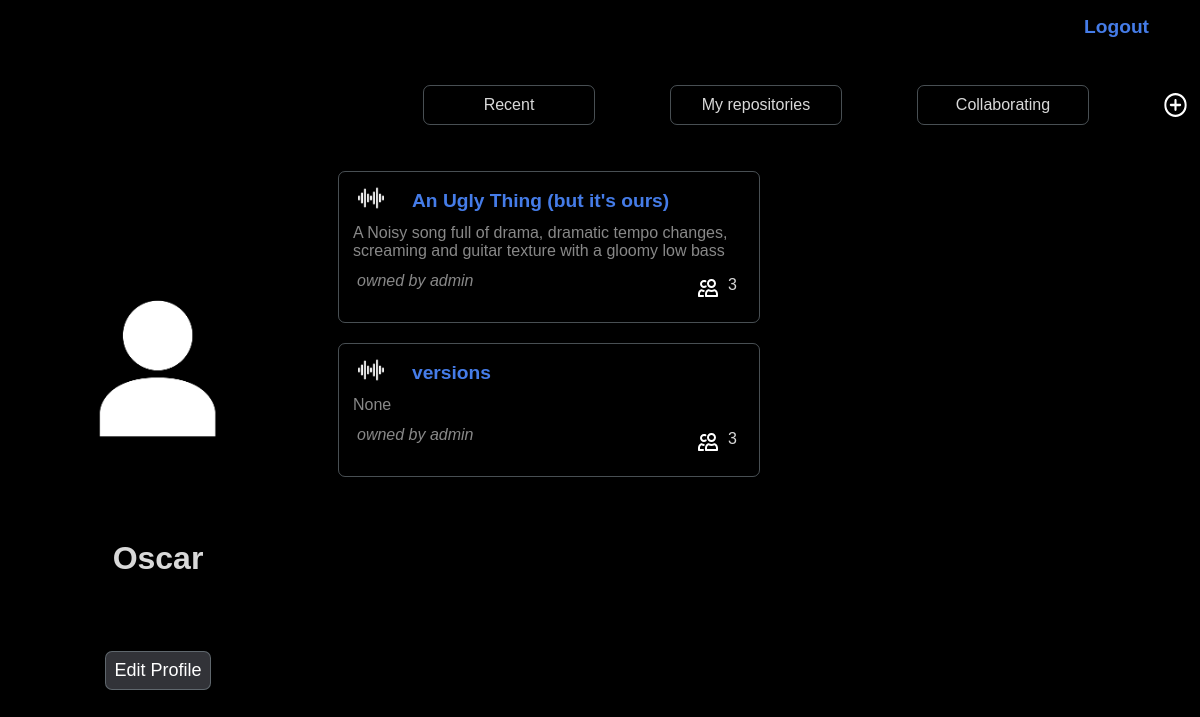
The app's page /dashboard (signed in), older data.
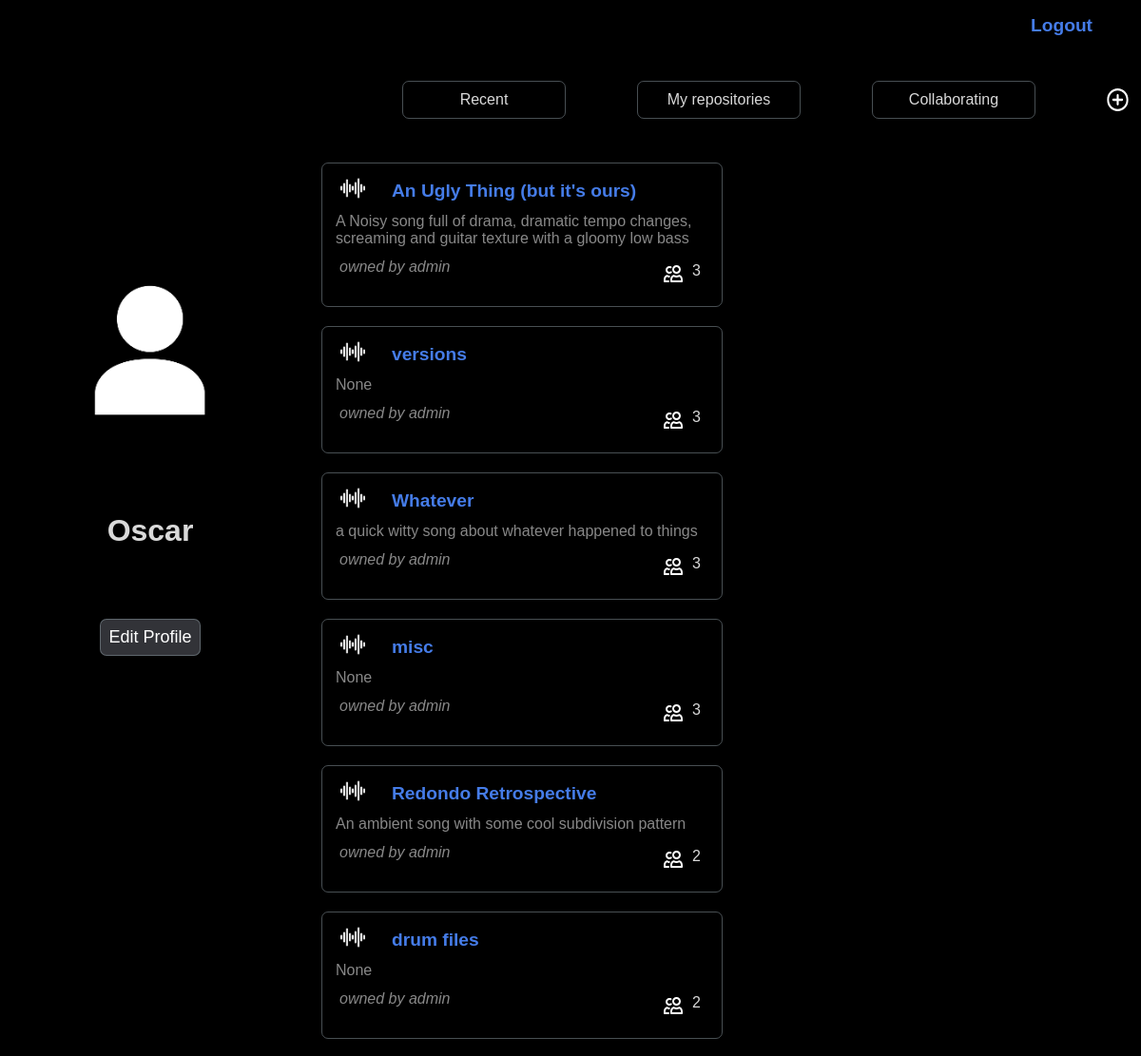
The same page, newer data.
### palinodes/models.py (models this page shows, shortened)
class User(AbstractUser):
    pass

class Directory(models.Model):
    name = models.CharField(max_length=50)
    description = models.TextField(max_length=300, blank=True, null=True)
    created = models.DateField(auto_now=True)
    owner = models.ForeignKey(User, on_delete=models.CASCADE, related_name="directories")
    collaborators = models.ManyToManyField(User, blank=True, related_name="collaborating")
    parent = models.ForeignKey("self", blank=True, null=True, on_delete=models.CASCADE, related_name="subdirectories")
    @property
    def number_of_collaborators(self):
        return self.collaborators.count()

### palinodes/views.py (the view)
# urls.py: path("dashboard", views.dashboard, name="dashboard"),
@login_required
def dashboard(request):
     return render(request, "palinodes/dashboard.html")

### palinodes/models.py (called while the page is built)
    @property
    def repositories(self):
        return Directory.objects.filter(owner=self.user, parent = None)

### palinodes/templates/palinodes/dashboard.html (shortened to what this page needs)
{% extends 'palinodes/layout.html' %}
{% load static %}
{% block body %}
<div id="profile-banner">
    {% if user.profile.avatar %}
    <img id="avatar" src={{user.profile.avatar.url}}>
    {% else %}
    <img style="background-color: black;" id="avatar" src='/media/Default-Profile-Picture.png' >
    {% endif %}
    <h1>{{user.username}}</h1>
    <button class="bordered clickable">Edit Profile</button>
</div>
<div id="repositories-list">
    <ul>
        <li class="bordered clickable" id="recent-btn">Recent</li>
        <li class="bordered clickable" id="my-repositories-btn">My repositories</li>
        <li class="bordered clickable" id="collaborating-btn">Collaborating</li>
        <li class="clickable" id="new-repository-icn" style= "width: auto; height: 24px; padding: 0px; border-radius:90%; align-self: center">
            <a href={% url 'new-repository' %}>
            </a>
        </li>
    </ul>
    <div id="repositories-container">
        {% if user.collaborating %}
            {% for repository in user.collaborating.all %}
            <div class="repositories-li collaborating-repositories bordered clickable">
                <div class="repository-link">
                    <a href={% url 'repository' repository.id %}>
                        <strong>{{repository.name}}</strong>
                    </a>
                </div>
                <p class="dash-repo-description">{{repository.description}}</p>
                <div class="dash-collaborators">
                    <p class="dash-repo-owner-name">owned by {{repository.owner.username}}</p>
                    <div>
                        <p>{{repository.number_of_collaborators}}</p>
                    </div>
                </div>
            </div>
            {% endfor %}
        {% endif %}
    </div>
</div>
{% endblock %}

### palinodes/templates/palinodes/layout.html (shortened to what this page needs)
{% load static %}
<!DOCTYPE html>
<html lang="en">
<head>
    <link rel="stylesheet" href={% static 'palinodes/index.css' %}>
</head>
<body>
    <nav id="top-navbar">
        <ul>
            <li id="logout"><a href={% url 'logout' %}>Logout</a></li>
        </ul>
    </nav>
    <div id="body-block">
        {% block body %}{% endblock body %}
    </div>
</body>
</html>

### palinodes/static/palinodes/index.css (style rules this page uses)
body { background-color: black; color: rgb(217, 217, 217); text-decoration: none; font-family:sans-serif; width: 100vw; min-height: 100vh; }
* { border-color: red; }
a { text-decoration: none; color: #457CE8; font-weight:bold; font-size: larger; }
ul { list-style-type: none; }
img { object-fit: contain; }
button { border: none; margin-top: 20px; padding: 8px; color: white; font-size: large; background-color: #323338; }
.bordered { border: solid; border-color: #88959c88; border-width: 1px; border-radius: 7px; }
#top-navbar { margin: 1px; padding-bottom:2px; background-color: black; width: 95%; height: 50px; }
#top-navbar ul { margin-left: 100px; display: flex; justify-content: space-between; align-items: center; }
#body-block { display: grid; min-height: 100vh; width: 100vw; grid-template-columns: 2fr 4fr 1fr; }
#profile-banner { grid-column: 1 / span 1; margin-top: 150px; display: flex; flex-direction: column; align-items: center; }
#avatar { width: 300px; height: 300px; border-radius: 90%; background-color: #323338; }
#repositories-list { grid-column: 2 / span 1; display: flex; flex-direction: column; }
#repositories-list ul { display: flex; background-color: black; width: 100%; }
#repositories-list ul li { display: block; position: relative; width: 150px; padding: 10px; text-align: center; margin-left: 75px; }
#new-repository-icn { align-self: center; border-radius: 90%; }
#repositories-container { margin: 20px auto auto 20px; align-self: center; width: 100%; display: flex; justify-content: baseline; flex-wrap: wrap; align-content: stretch; }
.repositories-li { flex-basis: 400px; position: relative; margin: 10px; padding: 10px 10px; display: flex; flex-direction: column; justify-content: space-between; overflow: hidden; }
.repositories-li * { margin: 4px; }
.repository-link { display: flex; }
.repository-link svg { margin: 0px 20px 0px 5px; }
.dash-repo-owner-name { font-weight: 50; color: #ffffff88; font-style: italic; }
.dash-repo-description { font-weight: 50; color: #ffffff88; }
.dash-collaborators { display: flex; justify-content: space-between; }
.dash-collaborators div { display: flex; }

Row changes from the older to the newer data that the page shows:
added Directory: name "Whatever", description "a quick witty song about whatever happened to things", owner.username "admin", number_of_collaborators "3"
added Directory: name "misc", description "None", owner.username "admin", number_of_collaborators "3"
added Directory: name "Redondo Retrospective", description "An ambient song with some cool subdivision pattern", owner.username "admin", number_of_collaborators "2"
added Directory: name "drum files", description "None", owner.username "admin", number_of_collaborators "2"
